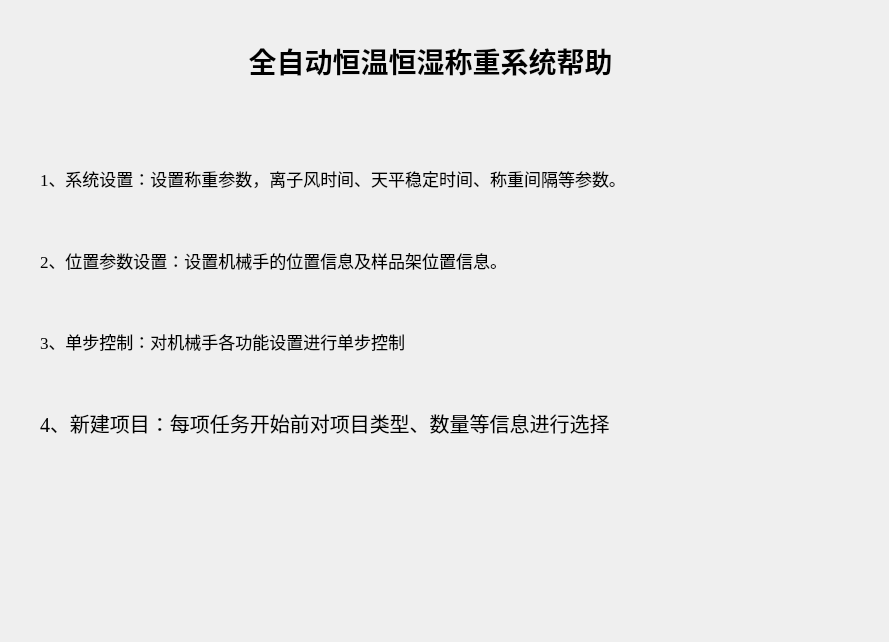
<?xml version="1.0" encoding="UTF-8"?>
<ui version="4.0">
 <class>Form_help</class>
 <widget class="QWidget" name="Form_help">
  <property name="geometry">
   <rect>
    <x>0</x>
    <y>0</y>
    <width>889</width>
    <height>642</height>
   </rect>
  </property>
  <property name="font">
   <font>
    <family>Times New Roman</family>
    <pointsize>15</pointsize>
    <weight>50</weight>
    <italic>false</italic>
    <bold>false</bold>
   </font>
  </property>
  <property name="mouseTracking">
   <bool>false</bool>
  </property>
  <property name="windowTitle">
   <string>帮助</string>
  </property>
  <property name="autoFillBackground">
   <bool>false</bool>
  </property>
  <property name="styleSheet">
   <string notr="true"/>
  </property>
  <property name="windowFilePath">
   <string notr="true"/>
  </property>
  <widget class="QLabel" name="label_5">
   <property name="geometry">
    <rect>
     <x>180</x>
     <y>30</y>
     <width>501</width>
     <height>61</height>
    </rect>
   </property>
   <property name="font">
    <font>
     <family>Times New Roman</family>
     <pointsize>21</pointsize>
     <weight>75</weight>
     <italic>false</italic>
     <bold>true</bold>
     <stylestrategy>PreferDefault</stylestrategy>
    </font>
   </property>
   <property name="layoutDirection">
    <enum>Qt::LeftToRight</enum>
   </property>
   <property name="text">
    <string>全自动恒温恒湿称重系统帮助</string>
   </property>
   <property name="textFormat">
    <enum>Qt::AutoText</enum>
   </property>
   <property name="alignment">
    <set>Qt::AlignCenter</set>
   </property>
  </widget>
  <widget class="QFrame" name="frame">
   <property name="enabled">
    <bool>true</bool>
   </property>
   <property name="geometry">
    <rect>
     <x>1240</x>
     <y>30</y>
     <width>467</width>
     <height>281</height>
    </rect>
   </property>
   <property name="font">
    <font>
     <family>Adobe 宋体 Std L</family>
     <pointsize>10</pointsize>
     <weight>50</weight>
     <italic>false</italic>
     <bold>false</bold>
     <underline>false</underline>
    </font>
   </property>
   <property name="contextMenuPolicy">
    <enum>Qt::NoContextMenu</enum>
   </property>
   <property name="acceptDrops">
    <bool>false</bool>
   </property>
   <property name="styleSheet">
    <string notr="true">image: url(:/loobo/屏幕截图 2021-03-20 081356.png);</string>
   </property>
   <property name="frameShape">
    <enum>QFrame::NoFrame</enum>
   </property>
   <property name="frameShadow">
    <enum>QFrame::Raised</enum>
   </property>
  </widget>
  <widget class="QWidget" name="widget" native="true">
   <property name="geometry">
    <rect>
     <x>20</x>
     <y>130</y>
     <width>851</width>
     <height>481</height>
    </rect>
   </property>
   <property name="sizePolicy">
    <sizepolicy hsizetype="Preferred" vsizetype="Preferred">
     <horstretch>0</horstretch>
     <verstretch>0</verstretch>
    </sizepolicy>
   </property>
   <property name="acceptDrops">
    <bool>false</bool>
   </property>
   <property name="autoFillBackground">
    <bool>true</bool>
   </property>
   <widget class="QWidget" name="layoutWidget">
    <property name="geometry">
     <rect>
      <x>20</x>
      <y>10</y>
      <width>811</width>
      <height>321</height>
     </rect>
    </property>
    <layout class="QVBoxLayout" name="verticalLayout">
     <item>
      <widget class="QLabel" name="label">
       <property name="font">
        <font>
         <pointsize>13</pointsize>
        </font>
       </property>
       <property name="text">
        <string>1、系统设置：设置称重参数，离子风时间、天平稳定时间、称重间隔等参数。</string>
       </property>
       <property name="wordWrap">
        <bool>true</bool>
       </property>
       <property name="textInteractionFlags">
        <set>Qt::LinksAccessibleByMouse</set>
       </property>
      </widget>
     </item>
     <item>
      <widget class="QLabel" name="label_2">
       <property name="font">
        <font>
         <pointsize>13</pointsize>
        </font>
       </property>
       <property name="text">
        <string>2、位置参数设置：设置机械手的位置信息及样品架位置信息。</string>
       </property>
      </widget>
     </item>
     <item>
      <widget class="QLabel" name="label_3">
       <property name="font">
        <font>
         <pointsize>13</pointsize>
        </font>
       </property>
       <property name="text">
        <string>3、单步控制：对机械手各功能设置进行单步控制</string>
       </property>
      </widget>
     </item>
     <item>
      <widget class="QLabel" name="label_4">
       <property name="text">
        <string>4、新建项目：每项任务开始前对项目类型、数量等信息进行选择</string>
       </property>
       <property name="wordWrap">
        <bool>true</bool>
       </property>
      </widget>
     </item>
    </layout>
   </widget>
  </widget>
 </widget>
 <resources>
  <include location="loobo.qrc"/>
 </resources>
 <connections/>
</ui>
